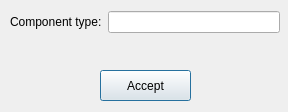
<?xml version="1.0" encoding="UTF-8"?>
<ui version="4.0">
 <class>comp_type_add_wnd</class>
 <widget class="QDialog" name="comp_type_add_wnd">
  <property name="geometry">
   <rect>
    <x>0</x>
    <y>0</y>
    <width>288</width>
    <height>112</height>
   </rect>
  </property>
  <property name="windowTitle">
   <string>Add component type</string>
  </property>
  <widget class="QPushButton" name="add_type_btn">
   <property name="geometry">
    <rect>
     <x>100</x>
     <y>70</y>
     <width>91</width>
     <height>31</height>
    </rect>
   </property>
   <property name="text">
    <string>Accept</string>
   </property>
  </widget>
  <widget class="QWidget" name="layoutWidget">
   <property name="geometry">
    <rect>
     <x>10</x>
     <y>10</y>
     <width>270</width>
     <height>24</height>
    </rect>
   </property>
   <layout class="QHBoxLayout" name="hLayout">
    <item>
     <widget class="QLabel" name="comp_ty_l">
      <property name="text">
       <string>Component type:</string>
      </property>
     </widget>
    </item>
    <item>
     <widget class="QLineEdit" name="product_type_lEdit"/>
    </item>
   </layout>
  </widget>
 </widget>
 <resources/>
 <connections/>
</ui>
